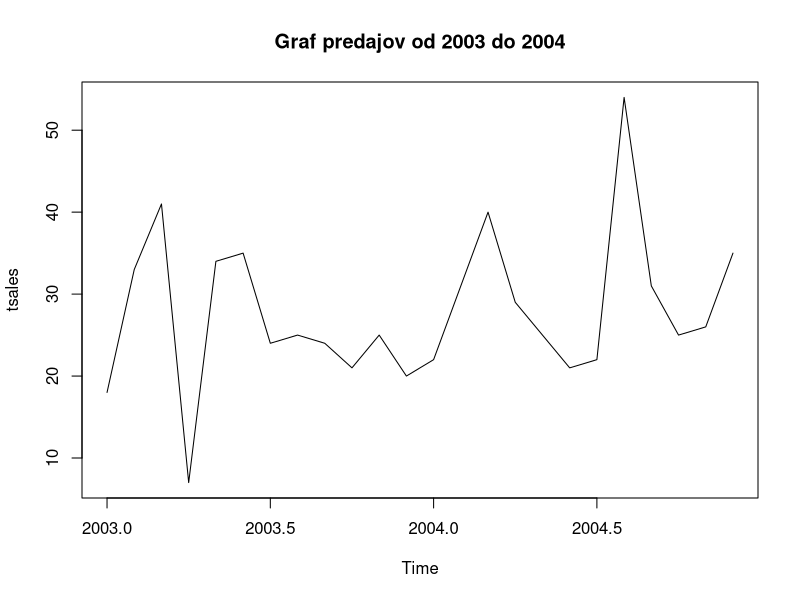
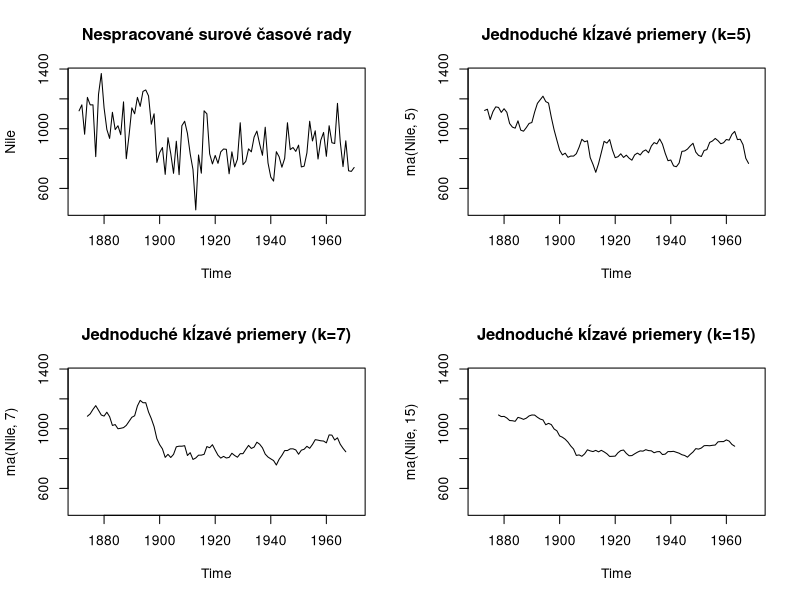

The R source for these figures, in order:
par(ask=TRUE)

# Vytvorenie objektu časového radu pre predaje
sales <- c(18, 33, 41,  7, 34, 35, 24, 25, 24, 21, 25, 20, 
           22, 31, 40, 29, 25, 21, 22, 54, 31, 25, 26, 35)
tsales <- ts(sales, start=c(2003, 1), frequency=12) 
tsales
plot(tsales, main = "Graf predajov od 2003 do 2004")

start(tsales) 
end(tsales)
frequency(tsales)

tsales.subset <- window(tsales, start=c(2003, 5), end=c(2004, 6))
tsales.subset

# Jednoduché kĺzavé priemery (Simple moving averages)
# Rieka Níl
library(forecast)
opar = par(no.readonly=TRUE)
par(mfrow=c(2,2))
ylim = c(min(Nile), max(Nile))
plot(Nile, main="Nespracované surové časové rady")
plot(ma(Nile, 5), main="Jednoduché kĺzavé priemery (k=5)", ylim=ylim)
plot(ma(Nile, 7), main="Jednoduché kĺzavé priemery (k=7)", ylim=ylim)
plot(ma(Nile, 15), main="Jednoduché kĺzavé priemery (k=15)", ylim=ylim)
par(opar)